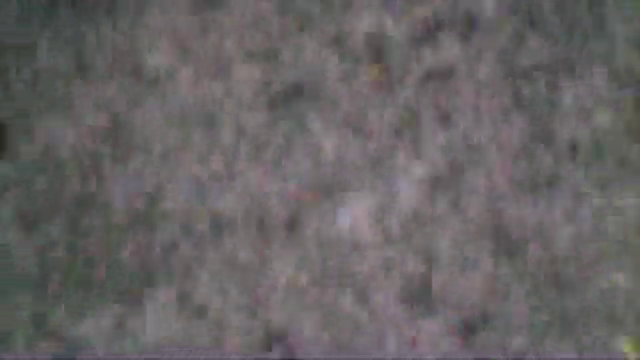
#> input picture Trial/Trial10/images/frame10.png, 640 x 360 px, given in place of 192.168.1.1:5555, which was not available
$ python instruct.py
#> lines starting #> are read from the running program, lines starting #| are printed output that depends on the picture; after the words box and inside, x2 and y2 are one past the last pixel; in counts of white or black regions, pixels touching at a corner belong together; pictures that were not available may be replaced by others from this repository, and a replacement may not be noted
import cv2
import time
import numpy as np
import imutils
from collections import deque
import keyboard

cam = cv2.VideoCapture('tcp://192.168.1.1:5555')

#Controller config
UpdateRate = 1
MaxMovementRatePositive = 0.020
MaxMovementRateNegative = -0.020
DivisionValueX = 14400
DivisionValueY = 9450
TargetCircleMultiplayer = 3

#variables
points = deque(maxlen=32)
counter = 0
(dX, dY) = (0, 0)
direction = ""
Run = True
Direction1 = "error"
Direction2 = "error"
raduis = 0
CircleLostCount = 0
InsideCircle = False
TargetCircleRaduis = 0


#Display variables
DisplayDx = 0.0
DisplayDy = 0.0
DisplayTreshhold = 0

font = cv2.FONT_HERSHEY_SIMPLEX

running = True

while running:
    # get current frame of video
    running, frame = cam.read()
#> frame is the input picture: shape (360, 640, 3); mean B, G, R 99.8, 99, 102.6

    blurred = cv2.GaussianBlur(frame, (11, 11), 0)
    hsv = cv2.cvtColor(blurred, cv2.COLOR_BGR2HSV)
#> hsv: shape (360, 640, 3); mean H, S, V 101, 14.6, 103.6

    Redmask = cv2.inRange(hsv, (0,70,50), (10, 255, 255))
#> Redmask: shape (360, 640); every value is 0
    Redmask = cv2.erode(Redmask, None, iterations=2)
    Redmask = cv2.dilate(Redmask, None, iterations=2)

    FoundedContours = cv2.findContours(Redmask.copy(), cv2.RETR_EXTERNAL, cv2.CHAIN_APPROX_SIMPLE)
#> FoundedContours = 0 contours
    FoundedContours = imutils.grab_contours(FoundedContours)
#> FoundedContours = []
    center = None

    if len(FoundedContours) > 0:
        Circle = max(FoundedContours, key=cv2.contourArea)
        ((x, y), raduis) = cv2.minEnclosingCircle(Circle)
        Middle = cv2.moments(Circle)

        center = (int(Middle["m10"] / Middle["m00"]), int(Middle["m01"] / Middle["m00"]))

        if raduis > 10:
            cv2.circle(frame, (int(x), int(y)), int(raduis), (0, 0, 255), 2)
            TargetCircleRaduis = raduis * TargetCircleMultiplayer
            cv2.circle(frame, (int(x), int(y)), int(TargetCircleRaduis), (255, 255, 0), 2)
            cv2.circle(frame, center, 5, (0, 255, 255), -1)
            points.appendleft(center)
        else:
            cv2.putText(frame, "Error no circle Found", (10, 700), font, 1, (255, 255, 255), 2, cv2.LINE_AA)
            #CircleLostCount+= 1

    else:
        cv2.putText(frame, "Error no circle Found", (10, 700), font, 1, (255, 255, 255), 2, cv2.LINE_AA)
        file1 = open("instructions.txt","w")
        file1.write("l")
        file1.close()
        #CircleLostCount+= 1

    DxCount = 0.0
    DyCount = 0.0

    for i in np.arange(1, len(points)):
        if points[i - 1] is None or points[i] is None:
            continue
        # check if 400,400 is in surface of circle ((x,y),raduis) if case then no need to do calculations

        if counter >= 10 and i == 1:

            print("Y points: " + str(points[i][1]))

            DxCount = float(points[i][0])-320.0
            DyCount = 170 - float(points[i][1])

            cv2.line(frame, points[i - 1], (320, 170), (0, 0, 255), 5)

            #cv2.putText(frame,str(DxCount),(10,100), font, 1,(255,0,0),2,cv2.LINE_AA)
            #cv2.putText(frame,str(DyCount),(10,150), font, 1,(255,0,0),2,cv2.LINE_AA)
            if (int(points[i][0]) - 320)**2 + (int(points[i][1]) - 170)**2 < (TargetCircleRaduis)**2:
                InsideCircle = True
            else:
                InsideCircle = False

            if(InsideCircle==False):
                file1 = open("instructions.txt","w")
                file1.write("f 0.05")
                file1.close()
                # [30 lines of commented-out code are left out]
            else:
                file1 = open("instructions.txt","w")
                file1.write("l")
                file1.close()
                exit()
    cv2.putText(frame, "Inside circle" + str(InsideCircle), (10, 120), font, 1, (255, 0, 0), 2, cv2.LINE_AA)

    # [41 lines of commented-out code are left out]

    cv2.putText(frame, Direction1, (10, 30), font,
                1, (255, 0, 0), 2, cv2.LINE_AA)
    cv2.putText(frame, Direction2, (10, 60), font,
                1, (255, 0, 0), 2, cv2.LINE_AA)
    cv2.putText(frame, "Altitude Treshhold: " + str(DisplayTreshhold),
                (10, 90), font, 1, (255, 0, 0), 2, cv2.LINE_AA)

    cv2.circle(frame, (320, 170), 10, (255, 0, 0), -1)
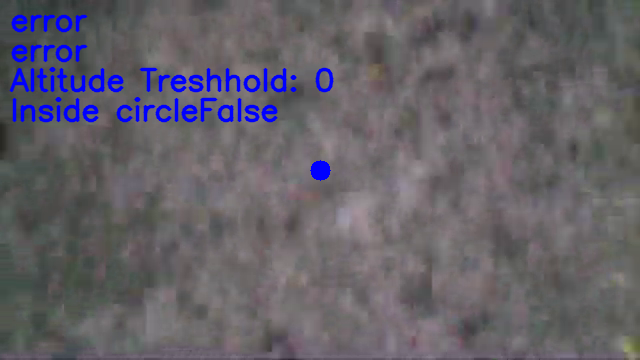
#> frame: shape (360, 640, 3); mean B, G, R 104.2, 96.5, 100

    cv2.imshow("Detected", frame)
    counter += 1

    if running:
        cv2.imshow('frame', frame)
        if cv2.waitKey(1) & 0xFF == 27:
            # escape key pressed
#> (key Esc is pressed here)
            file1 = open("instructions.txt", "w")
            file1.write("l")
            file1.close()
            running = False
    else:
        # error reading frame
        print("error reading video feed")

cam.release()
cv2.destroyAllWindows()

$ run again, on Trial/Trial10/images/frame11.png
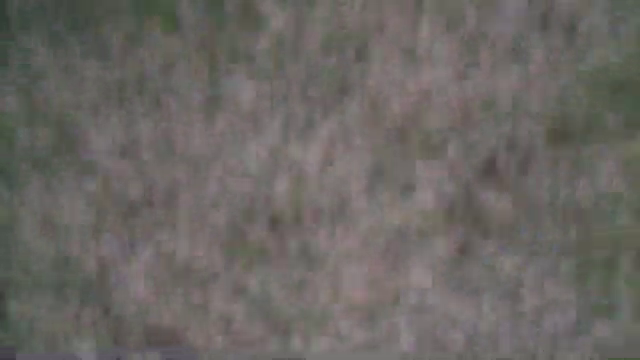
#> input picture Trial/Trial10/images/frame11.png, 640 x 360 px, given in place of 192.168.1.1:5555, which was not available
#> frame is the input picture: shape (360, 640, 3); mean B, G, R 98.7, 102.5, 106.1
#> hsv: shape (360, 640, 3); mean H, S, V 35.5, 20.6, 107
#> Redmask: shape (360, 640); every value is 0
#> `FoundedContours = cv2.findContours(Redmask.copy(), cv2.RETR_EXTERNAL, ..`: FoundedContours = 0 contours
#> `FoundedContours = imutils.grab_contours(FoundedContours)`: FoundedContours = []
#> `cv2.circle(frame, (320, 170), 10, (255, 0, 0), -1)`:
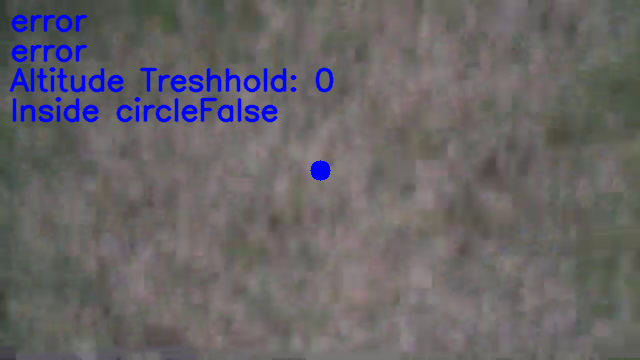
#> frame: shape (360, 640, 3); mean B, G, R 103, 99.9, 103.4

$ run again, on Trial/Trial10/images/frame4.png
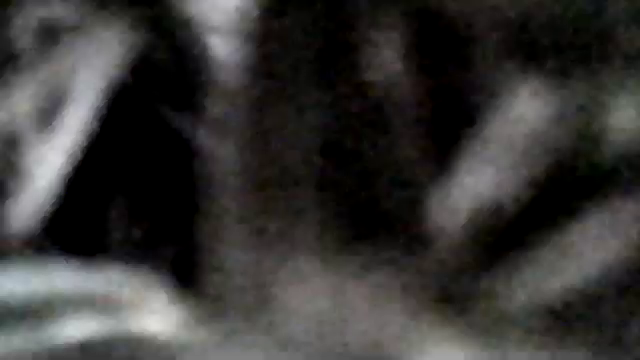
#> input picture Trial/Trial10/images/frame4.png, 640 x 360 px, given in place of 192.168.1.1:5555, which was not available
#> frame is the input picture: shape (360, 640, 3); mean B, G, R 52.4, 54, 55.2
#> hsv: shape (360, 640, 3); mean H, S, V 41.9, 45.7, 56.1
#> Redmask: shape (360, 640); every value is 0
#> `FoundedContours = cv2.findContours(Redmask.copy(), cv2.RETR_EXTERNAL, ..`: FoundedContours = 0 contours
#> `FoundedContours = imutils.grab_contours(FoundedContours)`: FoundedContours = []
#> `cv2.circle(frame, (320, 170), 10, (255, 0, 0), -1)`:
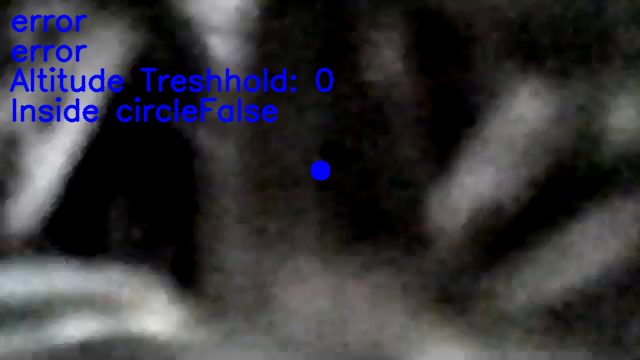
#> frame: shape (360, 640, 3); mean B, G, R 57.6, 52.4, 53.5

$ run again, on Trial/Trial10/images/frame5.png
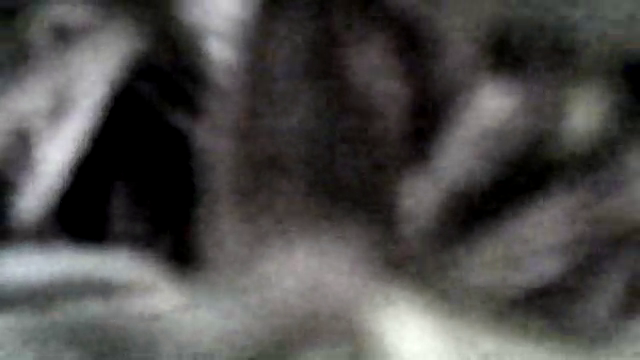
#> input picture Trial/Trial10/images/frame5.png, 640 x 360 px, given in place of 192.168.1.1:5555, which was not available
#> frame is the input picture: shape (360, 640, 3); mean B, G, R 73.6, 75.1, 76.4
#> hsv: shape (360, 640, 3); mean H, S, V 55.7, 27.4, 77.8
#> `Redmask = cv2.inRange(hsv, (0,70,50), (10, 255, 255))`:
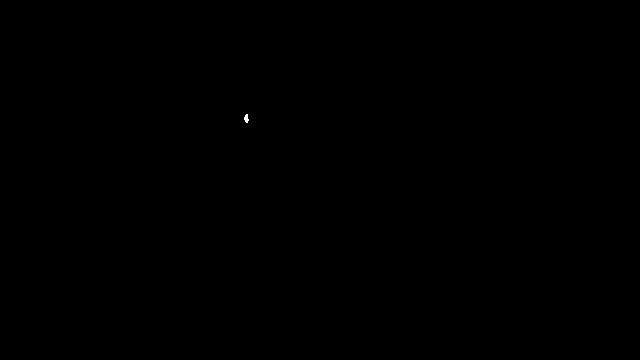
#> Redmask: shape (360, 640); 0.01% white; 1 white region, box (x1, y1, x2, y2) and area: (244, 114, 249, 123) 30
#> `FoundedContours = cv2.findContours(Redmask.copy(), cv2.RETR_EXTERNAL, ..`: FoundedContours = 0 contours
#> `FoundedContours = imutils.grab_contours(FoundedContours)`: FoundedContours = []
#> `cv2.circle(frame, (320, 170), 10, (255, 0, 0), -1)`:
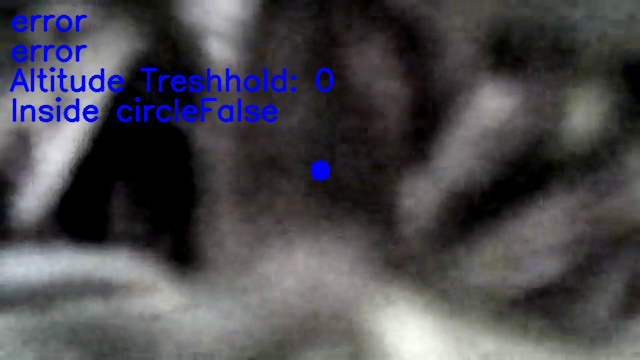
#> frame: shape (360, 640, 3); mean B, G, R 78.4, 73.1, 74.4
